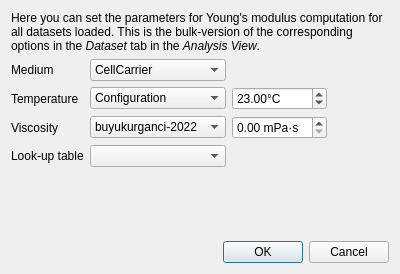
<?xml version="1.0" encoding="UTF-8"?>
<ui version="4.0">
 <class>Dialog</class>
 <widget class="QDialog" name="Dialog">
  <property name="geometry">
   <rect>
    <x>0</x>
    <y>0</y>
    <width>400</width>
    <height>274</height>
   </rect>
  </property>
  <property name="windowTitle">
   <string>Young's modulus computation</string>
  </property>
  <property name="windowIcon">
   <iconset theme="view-statistics"/>
  </property>
  <layout class="QVBoxLayout" name="verticalLayout">
   <item>
    <widget class="QLabel" name="label">
     <property name="text">
      <string>&lt;html&gt;&lt;head/&gt;&lt;body&gt;&lt;p&gt;Here you can set the parameters for Young's modulus computation for all datasets loaded. This is the bulk-version of the corresponding options in the &lt;span style=&quot; font-style:italic;&quot;&gt;Dataset  &lt;/span&gt; tab in the &lt;span style=&quot; font-style:italic;&quot;&gt;Analysis View&lt;/span&gt;.&lt;/p&gt;&lt;/body&gt;&lt;/html&gt;</string>
     </property>
     <property name="wordWrap">
      <bool>true</bool>
     </property>
    </widget>
   </item>
   <item>
    <layout class="QGridLayout" name="gridLayout">
     <item row="1" column="2">
      <widget class="DoubleSpinBoxNan" name="doubleSpinBox_temp">
       <property name="wrapping">
        <bool>false</bool>
       </property>
       <property name="readOnly">
        <bool>false</bool>
       </property>
       <property name="specialValueText">
        <string/>
       </property>
       <property name="suffix">
        <string>°C</string>
       </property>
       <property name="minimum">
        <double>10.000000000000000</double>
       </property>
       <property name="maximum">
        <double>45.000000000000000</double>
       </property>
       <property name="value">
        <double>23.000000000000000</double>
       </property>
      </widget>
     </item>
     <item row="0" column="1">
      <widget class="QComboBox" name="comboBox_medium">
       <property name="currentIndex">
        <number>0</number>
       </property>
       <item>
        <property name="text">
         <string>CellCarrier</string>
        </property>
       </item>
       <item>
        <property name="text">
         <string>CellCarrier B</string>
        </property>
       </item>
       <item>
        <property name="text">
         <string>water</string>
        </property>
       </item>
       <item>
        <property name="text">
         <string>other</string>
        </property>
       </item>
       <item>
        <property name="text">
         <string>unknown</string>
        </property>
       </item>
      </widget>
     </item>
     <item row="0" column="0">
      <widget class="QLabel" name="label_6">
       <property name="text">
        <string>Medium</string>
       </property>
      </widget>
     </item>
     <item row="1" column="3">
      <spacer name="horizontalSpacer">
       <property name="orientation">
        <enum>Qt::Orientation::Horizontal</enum>
       </property>
       <property name="sizeHint" stdset="0">
        <size>
         <width>0</width>
         <height>20</height>
        </size>
       </property>
      </spacer>
     </item>
     <item row="2" column="1">
      <widget class="QComboBox" name="comboBox_visc_model">
       <item>
        <property name="text">
         <string>buyukurganci-2022</string>
        </property>
       </item>
       <item>
        <property name="text">
         <string>herold-2017</string>
        </property>
       </item>
      </widget>
     </item>
     <item row="1" column="1">
      <widget class="QComboBox" name="comboBox_temp">
       <item>
        <property name="text">
         <string>Configuration</string>
        </property>
       </item>
       <item>
        <property name="text">
         <string>Feature</string>
        </property>
       </item>
       <item>
        <property name="text">
         <string>Manual</string>
        </property>
       </item>
      </widget>
     </item>
     <item row="2" column="0">
      <widget class="QLabel" name="label_8">
       <property name="text">
        <string>Viscosity</string>
       </property>
      </widget>
     </item>
     <item row="1" column="0">
      <widget class="QLabel" name="label_temp">
       <property name="text">
        <string>Temperature</string>
       </property>
      </widget>
     </item>
     <item row="2" column="2">
      <widget class="DoubleSpinBoxNan" name="doubleSpinBox_visc">
       <property name="showGroupSeparator" stdset="0">
        <bool>false</bool>
       </property>
       <property name="suffix">
        <string> mPa·s</string>
       </property>
      </widget>
     </item>
     <item row="3" column="0">
      <widget class="QLabel" name="label_2">
       <property name="text">
        <string>Look-up table</string>
       </property>
      </widget>
     </item>
     <item row="3" column="1">
      <widget class="QComboBox" name="comboBox_lut"/>
     </item>
    </layout>
   </item>
   <item>
    <spacer name="verticalSpacer">
     <property name="orientation">
      <enum>Qt::Orientation::Vertical</enum>
     </property>
     <property name="sizeHint" stdset="0">
      <size>
       <width>20</width>
       <height>0</height>
      </size>
     </property>
    </spacer>
   </item>
   <item>
    <widget class="QDialogButtonBox" name="buttonBox">
     <property name="orientation">
      <enum>Qt::Orientation::Horizontal</enum>
     </property>
     <property name="standardButtons">
      <set>QDialogButtonBox::StandardButton::Cancel|QDialogButtonBox::StandardButton::Ok</set>
     </property>
    </widget>
   </item>
  </layout>
 </widget>
 <customwidgets>
  <customwidget>
   <class>DoubleSpinBoxNan</class>
   <extends>QDoubleSpinBox</extends>
   <header>dcscope.gui.widgets</header>
  </customwidget>
 </customwidgets>
 <resources/>
 <connections>
  <connection>
   <sender>buttonBox</sender>
   <signal>accepted()</signal>
   <receiver>Dialog</receiver>
   <slot>accept()</slot>
   <hints>
    <hint type="sourcelabel">
     <x>248</x>
     <y>254</y>
    </hint>
    <hint type="destinationlabel">
     <x>157</x>
     <y>274</y>
    </hint>
   </hints>
  </connection>
  <connection>
   <sender>buttonBox</sender>
   <signal>rejected()</signal>
   <receiver>Dialog</receiver>
   <slot>reject()</slot>
   <hints>
    <hint type="sourcelabel">
     <x>316</x>
     <y>260</y>
    </hint>
    <hint type="destinationlabel">
     <x>286</x>
     <y>274</y>
    </hint>
   </hints>
  </connection>
 </connections>
</ui>
